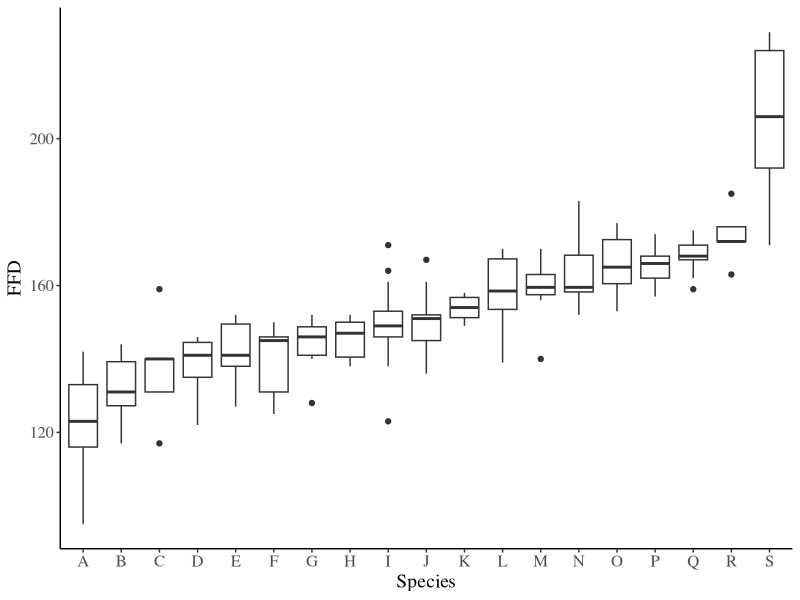

The R script that drew this image:
#' First flowering data box plots for all species

library(ggplot2)


ffd4 <- read.csv(file="Data/FFD_boxplot.csv",header=T, stringsAsFactors = F)
# make boxplots

z <- ggplot(ffd4, aes(ID, FFD))+
  geom_boxplot()+
  theme_classic() +
  ylab("FFD")+ 
  xlab("Species") +
  theme(text = element_text(family = "serif"),
        axis.text.y=element_text(size=12),
        axis.title.y=element_text(size=14),
        axis.text.x=element_text(size = 12),
        axis.title.x=element_text(size = 14))
plot(z)
  
